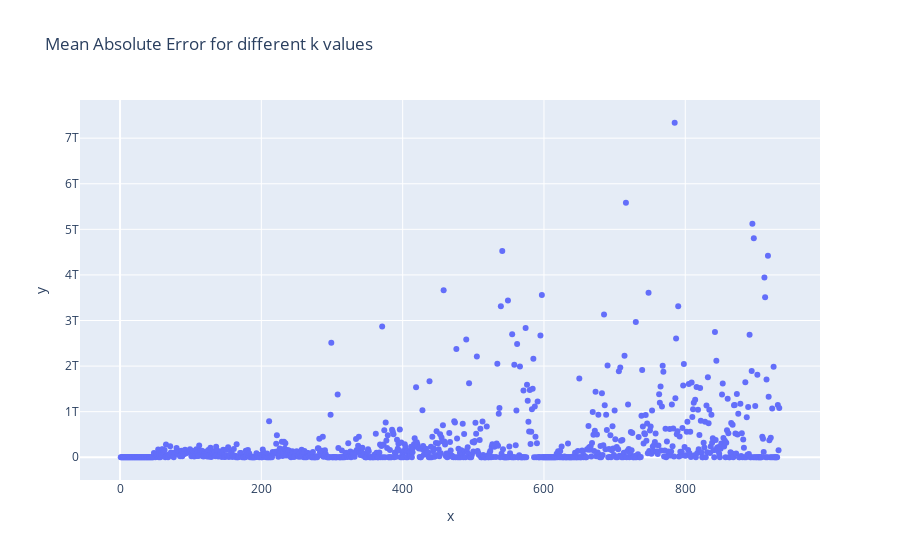

The cell this chart's notebook holds for it:
### Code cell
import plotly.express as px 
resulting=pd.DataFrame(result, columns=['x','y'])
px.scatter(resulting, x='x', y='y', title="Mean Absolute Error for different k values")
#result

### Figure 1 — Plotly figure (JSON) as saved in the notebook; plotly's stock layout.template omitted (floating-point values rounded to 4 significant figures; data arrays with more than 128 entries replaced by an {"elided": "..."} marker saying what was removed)
{"data": [{"hoverlabel": {"namelength": 0}, "hovertemplate": "x=%{x}<br>y=%{y}", "legendgroup": "", "marker": {"color": "#636efa", "symbol": "circle"}, "mode": "markers", "name": "", "showlegend": false, "type": "scatter", "x": {"elided": "933 int values"}, "xaxis": "x", "y": {"elided": "933 int values"}, "yaxis": "y"}], "layout": {"legend": {"tracegroupgap": 0}, "title": {"text": "Mean Absolute Error for different k values"}, "xaxis": {"anchor": "y", "domain": [0, 1], "title": {"text": "x"}}, "yaxis": {"anchor": "x", "domain": [0, 1], "title": {"text": "y"}}}}
